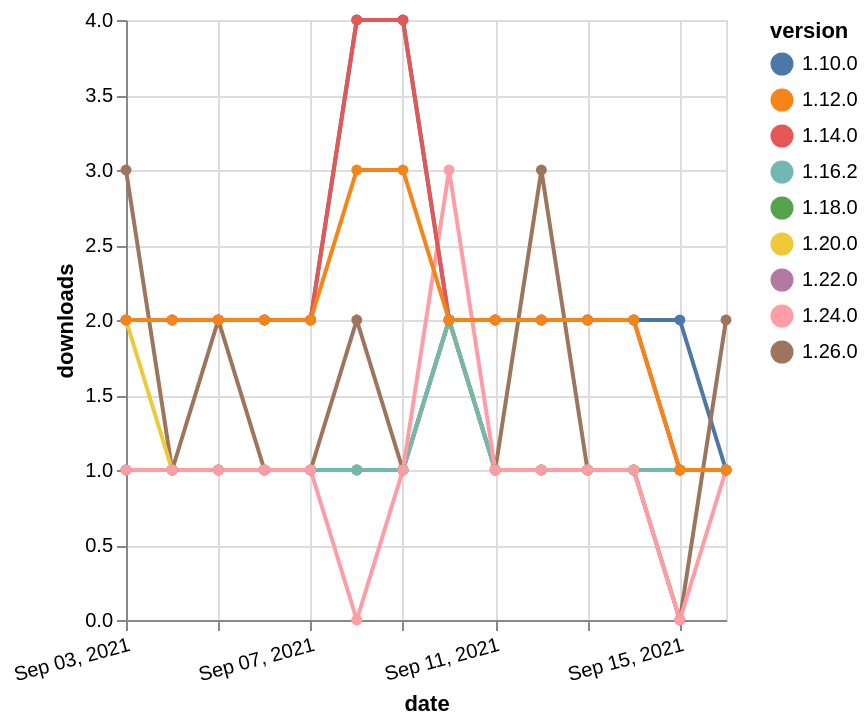

The Vega-Lite source for this figure:
### Vega-Lite specification from a JSON file in a GitHub repository (floating-point values rounded to 4 significant figures)
{"$schema": "https://vega.github.io/schema/vega-lite/v5.json", "description": "A simple bar chart with embedded data.", "data": {"values": [{"date": "2021-09-03", "total": 208, "delta": 1, "version": "1.18.0"}, {"date": "2021-09-04", "total": 209, "delta": 1, "version": "1.18.0"}, {"date": "2021-09-05", "total": 210, "delta": 1, "version": "1.18.0"}, {"date": "2021-09-06", "total": 211, "delta": 1, "version": "1.18.0"}, {"date": "2021-09-07", "total": 212, "delta": 1, "version": "1.18.0"}, {"date": "2021-09-08", "total": 213, "delta": 1, "version": "1.18.0"}, {"date": "2021-09-09", "total": 214, "delta": 1, "version": "1.18.0"}, {"date": "2021-09-10", "total": 216, "delta": 2, "version": "1.18.0"}, {"date": "2021-09-11", "total": 217, "delta": 1, "version": "1.18.0"}, {"date": "2021-09-12", "total": 218, "delta": 1, "version": "1.18.0"}, {"date": "2021-09-13", "total": 219, "delta": 1, "version": "1.18.0"}, {"date": "2021-09-14", "total": 220, "delta": 1, "version": "1.18.0"}, {"date": "2021-09-15", "total": 221, "delta": 1, "version": "1.18.0"}, {"date": "2021-09-16", "total": 222, "delta": 1, "version": "1.18.0"}, {"date": "2021-09-03", "total": 187, "delta": 1, "version": "1.22.0"}, {"date": "2021-09-04", "total": 188, "delta": 1, "version": "1.22.0"}, {"date": "2021-09-05", "total": 189, "delta": 1, "version": "1.22.0"}, {"date": "2021-09-06", "total": 190, "delta": 1, "version": "1.22.0"}, {"date": "2021-09-07", "total": 191, "delta": 1, "version": "1.22.0"}, {"date": "2021-09-08", "total": 192, "delta": 1, "version": "1.22.0"}, {"date": "2021-09-09", "total": 193, "delta": 1, "version": "1.22.0"}, {"date": "2021-09-10", "total": 195, "delta": 2, "version": "1.22.0"}, {"date": "2021-09-11", "total": 196, "delta": 1, "version": "1.22.0"}, {"date": "2021-09-12", "total": 197, "delta": 1, "version": "1.22.0"}, {"date": "2021-09-13", "total": 198, "delta": 1, "version": "1.22.0"}, {"date": "2021-09-14", "total": 199, "delta": 1, "version": "1.22.0"}, {"date": "2021-09-15", "total": 200, "delta": 1, "version": "1.22.0"}, {"date": "2021-09-16", "total": 201, "delta": 1, "version": "1.22.0"}, {"date": "2021-09-03", "total": 3067, "delta": 2, "version": "1.10.0"}, {"date": "2021-09-04", "total": 3069, "delta": 2, "version": "1.10.0"}, {"date": "2021-09-05", "total": 3071, "delta": 2, "version": "1.10.0"}, {"date": "2021-09-06", "total": 3073, "delta": 2, "version": "1.10.0"}, {"date": "2021-09-07", "total": 3075, "delta": 2, "version": "1.10.0"}, {"date": "2021-09-08", "total": 3079, "delta": 4, "version": "1.10.0"}, {"date": "2021-09-09", "total": 3083, "delta": 4, "version": "1.10.0"}, {"date": "2021-09-10", "total": 3085, "delta": 2, "version": "1.10.0"}, {"date": "2021-09-11", "total": 3087, "delta": 2, "version": "1.10.0"}, {"date": "2021-09-12", "total": 3089, "delta": 2, "version": "1.10.0"}, {"date": "2021-09-13", "total": 3091, "delta": 2, "version": "1.10.0"}, {"date": "2021-09-14", "total": 3093, "delta": 2, "version": "1.10.0"}, {"date": "2021-09-15", "total": 3095, "delta": 2, "version": "1.10.0"}, {"date": "2021-09-16", "total": 3096, "delta": 1, "version": "1.10.0"}, {"date": "2021-09-03", "total": 139, "delta": 3, "version": "1.26.0"}, {"date": "2021-09-04", "total": 140, "delta": 1, "version": "1.26.0"}, {"date": "2021-09-05", "total": 142, "delta": 2, "version": "1.26.0"}, {"date": "2021-09-06", "total": 143, "delta": 1, "version": "1.26.0"}, {"date": "2021-09-07", "total": 144, "delta": 1, "version": "1.26.0"}, {"date": "2021-09-08", "total": 146, "delta": 2, "version": "1.26.0"}, {"date": "2021-09-09", "total": 147, "delta": 1, "version": "1.26.0"}, {"date": "2021-09-10", "total": 149, "delta": 2, "version": "1.26.0"}, {"date": "2021-09-11", "total": 150, "delta": 1, "version": "1.26.0"}, {"date": "2021-09-12", "total": 153, "delta": 3, "version": "1.26.0"}, {"date": "2021-09-13", "total": 154, "delta": 1, "version": "1.26.0"}, {"date": "2021-09-14", "total": 155, "delta": 1, "version": "1.26.0"}, {"date": "2021-09-15", "total": 155, "delta": 0, "version": "1.26.0"}, {"date": "2021-09-16", "total": 157, "delta": 2, "version": "1.26.0"}, {"date": "2021-09-03", "total": 214, "delta": 2, "version": "1.20.0"}, {"date": "2021-09-04", "total": 215, "delta": 1, "version": "1.20.0"}, {"date": "2021-09-05", "total": 216, "delta": 1, "version": "1.20.0"}, {"date": "2021-09-06", "total": 217, "delta": 1, "version": "1.20.0"}, {"date": "2021-09-07", "total": 218, "delta": 1, "version": "1.20.0"}, {"date": "2021-09-08", "total": 219, "delta": 1, "version": "1.20.0"}, {"date": "2021-09-09", "total": 220, "delta": 1, "version": "1.20.0"}, {"date": "2021-09-10", "total": 222, "delta": 2, "version": "1.20.0"}, {"date": "2021-09-11", "total": 223, "delta": 1, "version": "1.20.0"}, {"date": "2021-09-12", "total": 224, "delta": 1, "version": "1.20.0"}, {"date": "2021-09-13", "total": 225, "delta": 1, "version": "1.20.0"}, {"date": "2021-09-14", "total": 226, "delta": 1, "version": "1.20.0"}, {"date": "2021-09-15", "total": 227, "delta": 1, "version": "1.20.0"}, {"date": "2021-09-16", "total": 228, "delta": 1, "version": "1.20.0"}, {"date": "2021-09-03", "total": 272, "delta": 1, "version": "1.16.2"}, {"date": "2021-09-04", "total": 273, "delta": 1, "version": "1.16.2"}, {"date": "2021-09-05", "total": 274, "delta": 1, "version": "1.16.2"}, {"date": "2021-09-06", "total": 275, "delta": 1, "version": "1.16.2"}, {"date": "2021-09-07", "total": 276, "delta": 1, "version": "1.16.2"}, {"date": "2021-09-08", "total": 277, "delta": 1, "version": "1.16.2"}, {"date": "2021-09-09", "total": 278, "delta": 1, "version": "1.16.2"}, {"date": "2021-09-10", "total": 280, "delta": 2, "version": "1.16.2"}, {"date": "2021-09-11", "total": 281, "delta": 1, "version": "1.16.2"}, {"date": "2021-09-12", "total": 282, "delta": 1, "version": "1.16.2"}, {"date": "2021-09-13", "total": 283, "delta": 1, "version": "1.16.2"}, {"date": "2021-09-14", "total": 284, "delta": 1, "version": "1.16.2"}, {"date": "2021-09-15", "total": 285, "delta": 1, "version": "1.16.2"}, {"date": "2021-09-16", "total": 286, "delta": 1, "version": "1.16.2"}, {"date": "2021-09-03", "total": 229, "delta": 1, "version": "1.24.0"}, {"date": "2021-09-04", "total": 230, "delta": 1, "version": "1.24.0"}, {"date": "2021-09-05", "total": 231, "delta": 1, "version": "1.24.0"}, {"date": "2021-09-06", "total": 232, "delta": 1, "version": "1.24.0"}, {"date": "2021-09-07", "total": 233, "delta": 1, "version": "1.24.0"}, {"date": "2021-09-08", "total": 233, "delta": 0, "version": "1.24.0"}, {"date": "2021-09-09", "total": 234, "delta": 1, "version": "1.24.0"}, {"date": "2021-09-10", "total": 237, "delta": 3, "version": "1.24.0"}, {"date": "2021-09-11", "total": 238, "delta": 1, "version": "1.24.0"}, {"date": "2021-09-12", "total": 239, "delta": 1, "version": "1.24.0"}, {"date": "2021-09-13", "total": 240, "delta": 1, "version": "1.24.0"}, {"date": "2021-09-14", "total": 241, "delta": 1, "version": "1.24.0"}, {"date": "2021-09-15", "total": 241, "delta": 0, "version": "1.24.0"}, {"date": "2021-09-16", "total": 242, "delta": 1, "version": "1.24.0"}, {"date": "2021-09-03", "total": 2451, "delta": 2, "version": "1.14.0"}, {"date": "2021-09-04", "total": 2453, "delta": 2, "version": "1.14.0"}, {"date": "2021-09-05", "total": 2455, "delta": 2, "version": "1.14.0"}, {"date": "2021-09-06", "total": 2457, "delta": 2, "version": "1.14.0"}, {"date": "2021-09-07", "total": 2459, "delta": 2, "version": "1.14.0"}, {"date": "2021-09-08", "total": 2463, "delta": 4, "version": "1.14.0"}, {"date": "2021-09-09", "total": 2467, "delta": 4, "version": "1.14.0"}, {"date": "2021-09-10", "total": 2469, "delta": 2, "version": "1.14.0"}, {"date": "2021-09-11", "total": 2471, "delta": 2, "version": "1.14.0"}, {"date": "2021-09-12", "total": 2473, "delta": 2, "version": "1.14.0"}, {"date": "2021-09-13", "total": 2475, "delta": 2, "version": "1.14.0"}, {"date": "2021-09-14", "total": 2477, "delta": 2, "version": "1.14.0"}, {"date": "2021-09-15", "total": 2478, "delta": 1, "version": "1.14.0"}, {"date": "2021-09-16", "total": 2479, "delta": 1, "version": "1.14.0"}, {"date": "2021-09-03", "total": 2579, "delta": 2, "version": "1.12.0"}, {"date": "2021-09-04", "total": 2581, "delta": 2, "version": "1.12.0"}, {"date": "2021-09-05", "total": 2583, "delta": 2, "version": "1.12.0"}, {"date": "2021-09-06", "total": 2585, "delta": 2, "version": "1.12.0"}, {"date": "2021-09-07", "total": 2587, "delta": 2, "version": "1.12.0"}, {"date": "2021-09-08", "total": 2590, "delta": 3, "version": "1.12.0"}, {"date": "2021-09-09", "total": 2593, "delta": 3, "version": "1.12.0"}, {"date": "2021-09-10", "total": 2595, "delta": 2, "version": "1.12.0"}, {"date": "2021-09-11", "total": 2597, "delta": 2, "version": "1.12.0"}, {"date": "2021-09-12", "total": 2599, "delta": 2, "version": "1.12.0"}, {"date": "2021-09-13", "total": 2601, "delta": 2, "version": "1.12.0"}, {"date": "2021-09-14", "total": 2603, "delta": 2, "version": "1.12.0"}, {"date": "2021-09-15", "total": 2604, "delta": 1, "version": "1.12.0"}, {"date": "2021-09-16", "total": 2605, "delta": 1, "version": "1.12.0"}]}, "width": "container", "mark": {"type": "line", "point": {"filled": true}}, "encoding": {"x": {"field": "date", "type": "temporal", "timeUnit": "yearmonthdate", "title": "date", "axis": {"labelAngle": -15}}, "y": {"field": "delta", "type": "quantitative", "title": "downloads"}, "color": {"field": "version", "type": "nominal"}, "tooltip": {"field": "delta"}}}
